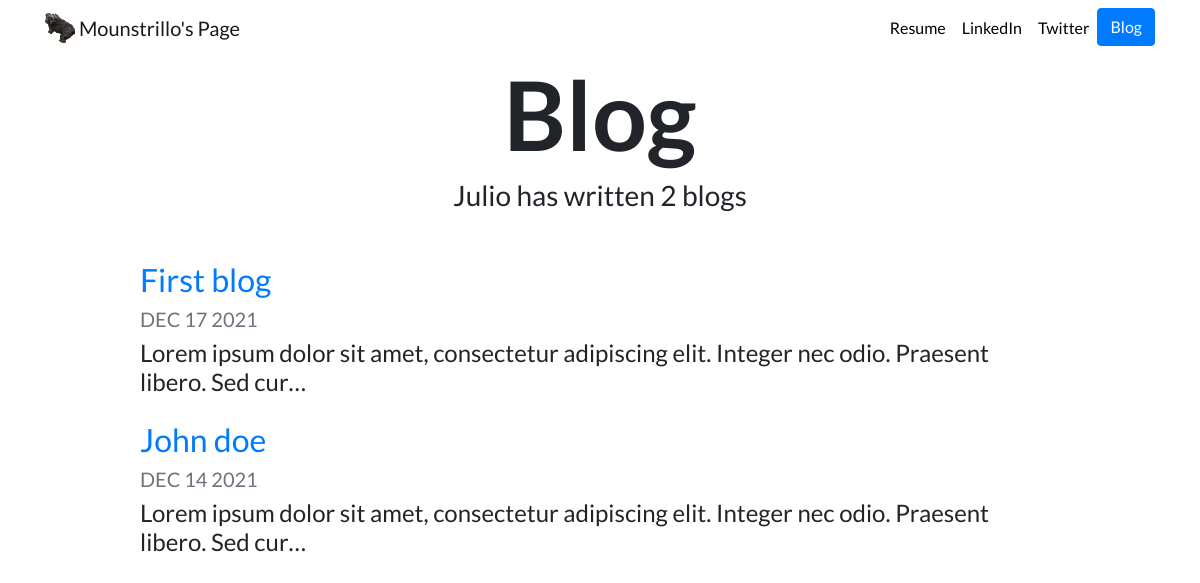
Screenshot of /blog/ with the database file from the repository.
### blog/models.py (models this page shows, shortened)
class Blog(models.Model):
    title = models.CharField(max_length=200)
    description = models.TextField()
    date = models.DateField()

### blog/views.py (the view)
# urls.py: path('', views.all_blogs, name='all_blogs'),
def all_blogs(request):
    blogs = Blog.objects.order_by('-date')
    return render(request, 'blog/all_blogs.html', {'blogs':blogs})

### blog/templates/blog/all_blogs.html
{% extends "portfolio/base.html" %}
{% load static %}
{% block content %}
  <h1 id="blogtitle" class="font-weight-bold text-center">Blog</h1>
  <h3 class="text-center mb-5">Julio has written {{ blogs.count }} blog{{ blogs.count|pluralize }}</h3>
  {% for blog in blogs %}
  <div class="row justify-content-center my-3">
    <div class="col-md-10">
      <a href="{% url 'blog:detail' blog.id %}">
        <h2>{{ blog.title }}</h2>
      </a>
      <h5 class="text-muted">{{ blog.date|date:'M d Y'|upper }}</h5>
      <h4>{{ blog.description|striptags|truncatechars:100 }}</h4>
    </div>
  </div>
  {% endfor %}
{% endblock %}

### portfolio/static/portfolio/custom.css (style rules this page uses)
body { font-family: 'Lato', sans-serif; }
#blogtitle { font-size: 6rem; }

### rows the page displays
Blog: title "First blog", date "DEC 17 2021", description "Lorem ipsum dolor sit amet, consectetur adipiscing elit. Integer nec odio. Praesent libero. Sed cur…"
Blog: title "John doe", date "DEC 14 2021", description "Lorem ipsum dolor sit amet, consectetur adipiscing elit. Integer nec odio. Praesent libero. Sed cur…"

### other values shown
{{ blogs.count }} "2"
